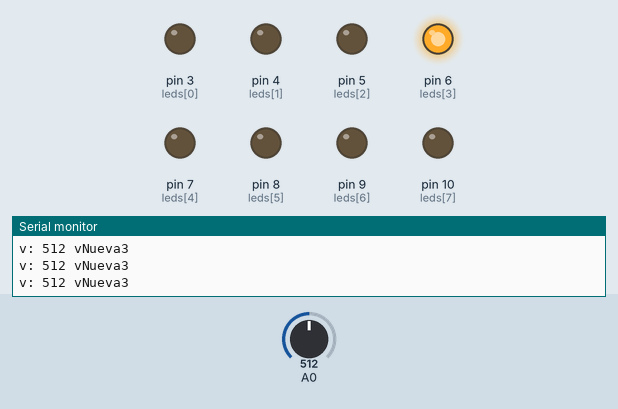
Recording of a sketch running on a simulated Arduino Uno, built with avr-gcc and run on an emulated ATmega328P. Shown: output pins drawn as LEDs (lit = HIGH), the last lines printed to the serial monitor. Inputs (shaded band) come from the test bench; at power-on: A0 = 512.

Above: at 1.2 s.
1.3 s: A0 set to 573
2.8 s: A0 set to 603
At 4.0 s:
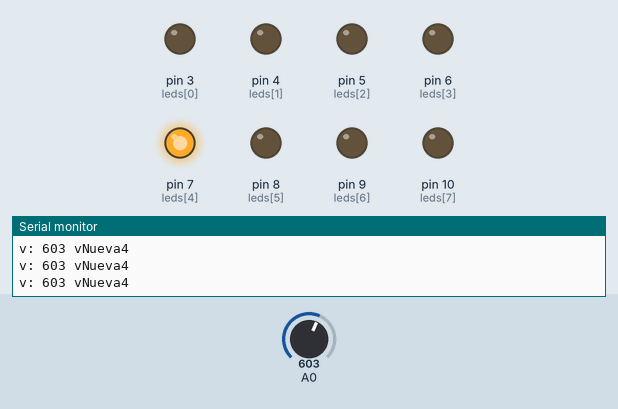
4.3 s: A0 set to 306
At 5.5 s:
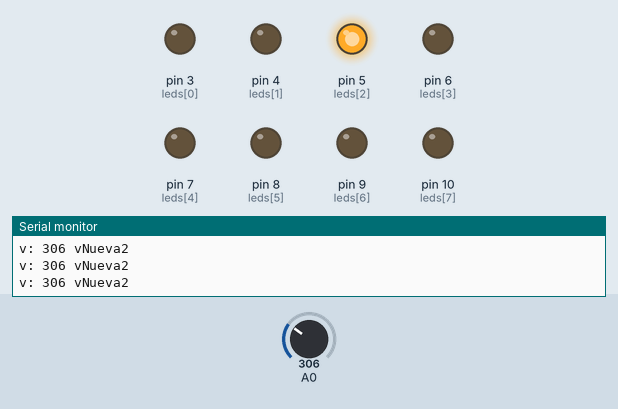
5.8 s: A0 set to 277
At 6.9 s:
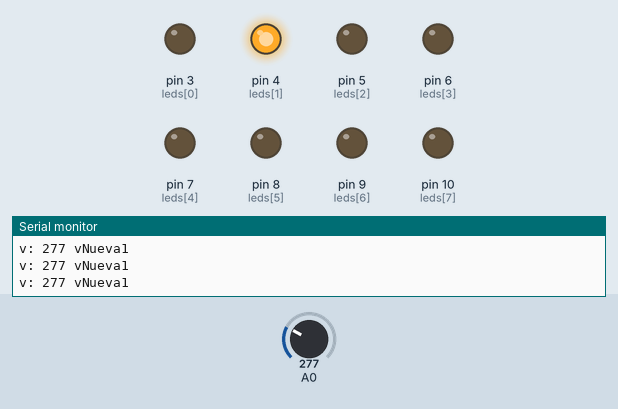
7.3 s: A0 set to 163
8.8 s: A0 set to 135
At 9.8 s:
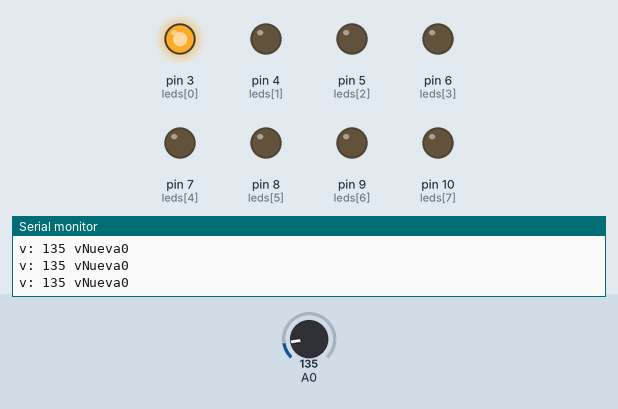
Timing chart, 0 to 11.3 s (numbered marks = the images above; inputs shaded):
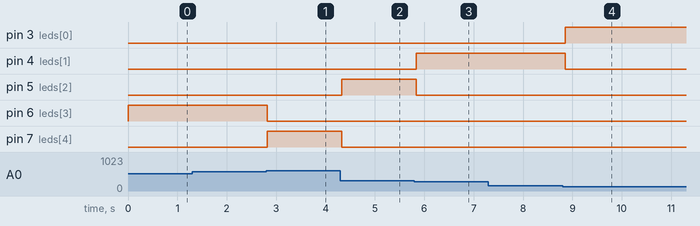

The sketch:

SE_Prog11_FuncionMap.ino
```cpp
int leds[8] = {3, 4, 5, 6, 7, 8, 9, 10};

void setup() {
  // put your setup code here, to run once:
  for (int i = 0; i < 8; i++) {
    pinMode(leds[i], OUTPUT);
  }

  Serial.begin(9600);
  Serial.setTimeout(10);

}


int vNueva;
int v;
void loop() {
  // put your main code here, to run repeatedly:
  v= analogRead(A0);

  vNueva = map(v,0,1023,0,7); //permite pasar de un intervalo origen a un intervalo destino

  // V    = varaible a cambiar de ineervalo
  //0     = limite inferiro del intervalo origen
  //1023  = limite supperior del intervalo origen
  // 0    = limite inferior del intervalo destino
  // 7     = limite superior del intervalo destino.

  limpiar();

  digitalWrite(leds[vNueva],1);


  Serial.println("v: " +String(v) + " vNueva" +String(vNueva));
  delay(100);

}


void limpiar()
{
    for(int i = 0; i < 8; i++)
  {
    digitalWrite(leds[i],0);
  }
}
```

Measured:
- the behaviour switches between 584 and 585 on A0 (found by bisection; images 0 and 1)
- the behaviour switches between 293 and 292 on A0 (found by bisection; images 2 and 3)
- the behaviour switches between 147 and 146 on A0 (found by bisection; images 3 and 4)
- after the input at 2.8 s, pin 6 (leds[3]): HIGH → LOW at once; pin 7 (leds[4]): LOW → HIGH at once
- after the input at 4.3 s, pin 5 (leds[2]): LOW → HIGH at once; pin 7 (leds[4]): HIGH → LOW at once
- after the input at 5.8 s, pin 4 (leds[1]): LOW → HIGH at once; pin 5 (leds[2]): HIGH → LOW at once
- after the input at 8.8 s, pin 3 (leds[0]): LOW → HIGH after 0.05 s; pin 4 (leds[1]): HIGH → LOW after 0.05 s
